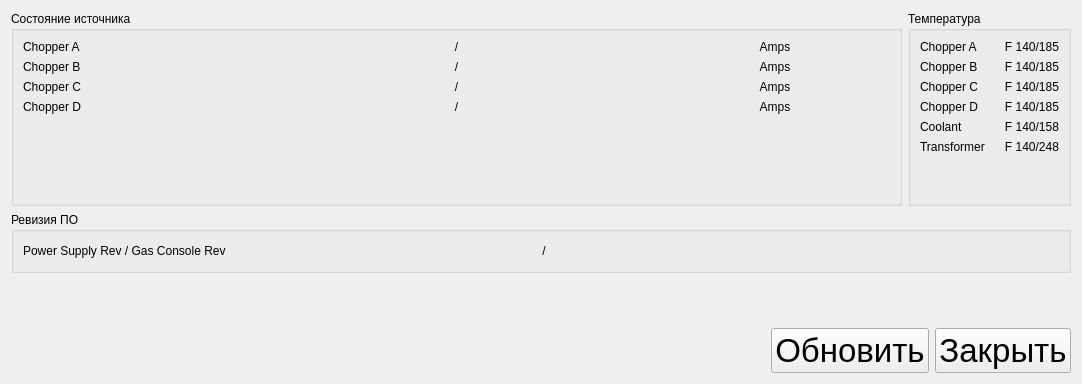
     <widget class="QWidget" name="tabAdd">
      <attribute name="title">
       <string>Дополнительные</string>
      </attribute>
      <layout class="QVBoxLayout" name="verticalLayout_4">
       <item>
        <layout class="QVBoxLayout" name="verticalLayout_2">
         <item>
          <layout class="QGridLayout" name="gridLayout_2">
           <item row="3" column="0" colspan="2">
            <spacer name="verticalSpacer">
             <property name="orientation">
              <enum>Qt::Vertical</enum>
             </property>
             <property name="sizeHint" stdset="0">
              <size>
               <width>20</width>
               <height>49</height>
              </size>
             </property>
            </spacer>
           </item>
           <item row="0" column="1">
            <widget class="QGroupBox" name="groupBox_8">
             <property name="title">
              <string>Температура</string>
             </property>
             <layout class="QHBoxLayout" name="horizontalLayout_7">
              <item>
               <layout class="QGridLayout" name="gridLayout_4">
                <item row="0" column="0">
                 <widget class="QLabel" name="label_43">
                  <property name="text">
                   <string>Chopper A</string>
                  </property>
                  <property name="alignment">
                   <set>Qt::AlignLeading|Qt::AlignLeft|Qt::AlignVCenter</set>
                  </property>
                 </widget>
                </item>
                <item row="0" column="1">
                 <widget class="QLabel" name="lChopperATemp">
                  <property name="font">
                   <font>
                    <italic>true</italic>
                   </font>
                  </property>
                  <property name="text">
                   <string/>
                  </property>
                  <property name="alignment">
                   <set>Qt::AlignCenter</set>
                  </property>
                 </widget>
                </item>
                <item row="0" column="2">
                 <widget class="QLabel" name="label_47">
                  <property name="text">
                   <string>F 140/185</string>
                  </property>
                  <property name="alignment">
                   <set>Qt::AlignRight|Qt::AlignTrailing|Qt::AlignVCenter</set>
                  </property>
                 </widget>
                </item>
                <item row="1" column="0">
                 <widget class="QLabel" name="label_48">
                  <property name="text">
                   <string>Chopper B</string>
                  </property>
                  <property name="alignment">
                   <set>Qt::AlignLeading|Qt::AlignLeft|Qt::AlignVCenter</set>
                  </property>
                 </widget>
                </item>
                <item row="2" column="0">
                 <widget class="QLabel" name="label_50">
                  <property name="text">
                   <string>Chopper C</string>
                  </property>
                  <property name="alignment">
                   <set>Qt::AlignLeading|Qt::AlignLeft|Qt::AlignVCenter</set>
                  </property>
                 </widget>
                </item>
                <item row="3" column="0">
                 <widget class="QLabel" name="label_52">
                  <property name="text">
                   <string>Chopper D</string>
                  </property>
                  <property name="alignment">
                   <set>Qt::AlignLeading|Qt::AlignLeft|Qt::AlignVCenter</set>
                  </property>
                 </widget>
                </item>
                <item row="1" column="1">
                 <widget class="QLabel" name="lChopperBTemp">
                  <property name="font">
                   <font>
                    <italic>true</italic>
                   </font>
                  </property>
                  <property name="text">
                   <string/>
                  </property>
                  <property name="alignment">
                   <set>Qt::AlignCenter</set>
                  </property>
                 </widget>
                </item>
                <item row="1" column="2">
                 <widget class="QLabel" name="label_56">
                  <property name="text">
                   <string>F 140/185</string>
                  </property>
                  <property name="alignment">
                   <set>Qt::AlignRight|Qt::AlignTrailing|Qt::AlignVCenter</set>
                  </property>
                 </widget>
                </item>
                <item row="2" column="1">
                 <widget class="QLabel" name="lChopperCTemp">
                  <property name="font">
                   <font>
                    <italic>true</italic>
                   </font>
                  </property>
                  <property name="text">
                   <string/>
                  </property>
                  <property name="alignment">
                   <set>Qt::AlignCenter</set>
                  </property>
                 </widget>
                </item>
                <item row="2" column="2">
                 <widget class="QLabel" name="label_60">
                  <property name="text">
                   <string>F 140/185</string>
                  </property>
                  <property name="alignment">
                   <set>Qt::AlignRight|Qt::AlignTrailing|Qt::AlignVCenter</set>
                  </property>
                 </widget>
                </item>
                <item row="3" column="1">
                 <widget class="QLabel" name="lChopperDTemp">
                  <property name="font">
                   <font>
                    <italic>true</italic>
                   </font>
                  </property>
                  <property name="text">
                   <string/>
                  </property>
                  <property name="alignment">
                   <set>Qt::AlignCenter</set>
                  </property>
                 </widget>
                </item>
                <item row="3" column="2">
                 <widget class="QLabel" name="label_62">
                  <property name="text">
                   <string>F 140/185</string>
                  </property>
                  <property name="alignment">
                   <set>Qt::AlignRight|Qt::AlignTrailing|Qt::AlignVCenter</set>
                  </property>
                 </widget>
                </item>
                <item row="4" column="0">
                 <widget class="QLabel" name="label_63">
                  <property name="text">
                   <string>Coolant</string>
                  </property>
                  <property name="alignment">
                   <set>Qt::AlignLeading|Qt::AlignLeft|Qt::AlignVCenter</set>
                  </property>
                 </widget>
                </item>
                <item row="5" column="0">
                 <widget class="QLabel" name="label_64">
                  <property name="text">
                   <string>Transformer</string>
                  </property>
                  <property name="alignment">
                   <set>Qt::AlignLeading|Qt::AlignLeft|Qt::AlignVCenter</set>
                  </property>
                 </widget>
                </item>
                <item row="4" column="1">
                 <widget class="QLabel" name="lCoolantTemp">
                  <property name="font">
                   <font>
                    <italic>true</italic>
                   </font>
                  </property>
                  <property name="text">
                   <string/>
                  </property>
                  <property name="alignment">
                   <set>Qt::AlignCenter</set>
                  </property>
                 </widget>
                </item>
                <item row="4" column="2">
                 <widget class="QLabel" name="label_66">
                  <property name="text">
                   <string>F 140/158</string>
                  </property>
                  <property name="alignment">
                   <set>Qt::AlignRight|Qt::AlignTrailing|Qt::AlignVCenter</set>
                  </property>
                 </widget>
                </item>
                <item row="5" column="1">
                 <widget class="QLabel" name="lTransformerTemp">
                  <property name="font">
                   <font>
                    <italic>true</italic>
                   </font>
                  </property>
                  <property name="text">
                   <string/>
                  </property>
                  <property name="alignment">
                   <set>Qt::AlignCenter</set>
                  </property>
                 </widget>
                </item>
                <item row="5" column="2">
                 <widget class="QLabel" name="label_68">
                  <property name="text">
                   <string>F 140/248</string>
                  </property>
                  <property name="alignment">
                   <set>Qt::AlignRight|Qt::AlignTrailing|Qt::AlignVCenter</set>
                  </property>
                 </widget>
                </item>
                <item row="6" column="0" colspan="3">
                 <spacer name="verticalSpacer_3">
                  <property name="orientation">
                   <enum>Qt::Vertical</enum>
                  </property>
                  <property name="sizeHint" stdset="0">
                   <size>
                    <width>20</width>
                    <height>40</height>
                   </size>
                  </property>
                 </spacer>
                </item>
               </layout>
              </item>
             </layout>
            </widget>
           </item>
           <item row="2" column="0" colspan="2">
            <widget class="QGroupBox" name="groupBox_7">
             <property name="title">
              <string>Ревизия ПО</string>
             </property>
             <layout class="QHBoxLayout" name="horizontalLayout_6">
              <item>
               <layout class="QGridLayout" name="gridLayout_6" columnstretch="10,3,1,3,10" columnminimumwidth="0,0,0,0,0">
                <item row="0" column="0">
                 <widget class="QLabel" name="labelGC">
                  <property name="text">
                   <string>Power Supply Rev / Gas Console Rev</string>
                  </property>
                 </widget>
                </item>
                <item row="0" column="1">
                 <widget class="QLabel" name="lPS_Rev">
                  <property name="font">
                   <font>
                    <italic>true</italic>
                   </font>
                  </property>
                  <property name="text">
                   <string/>
                  </property>
                  <property name="alignment">
                   <set>Qt::AlignRight|Qt::AlignTrailing|Qt::AlignVCenter</set>
                  </property>
                 </widget>
                </item>
                <item row="0" column="3">
                 <widget class="QLabel" name="lGC_Rev">
                  <property name="font">
                   <font>
                    <italic>true</italic>
                   </font>
                  </property>
                  <property name="text">
                   <string/>
                  </property>
                 </widget>
                </item>
                <item row="0" column="4">
                 <spacer name="horizontalSpacer_2">
                  <property name="orientation">
                   <enum>Qt::Horizontal</enum>
                  </property>
                  <property name="sizeHint" stdset="0">
                   <size>
                    <width>40</width>
                    <height>20</height>
                   </size>
                  </property>
                 </spacer>
                </item>
                <item row="0" column="2">
                 <widget class="QLabel" name="label_5">
                  <property name="text">
                   <string>/</string>
                  </property>
                  <property name="alignment">
                   <set>Qt::AlignCenter</set>
                  </property>
                 </widget>
                </item>
               </layout>
              </item>
             </layout>
            </widget>
           </item>
           <item row="0" column="0">
            <widget class="QGroupBox" name="groupBox_6">
             <property name="title">
              <string>Состояние источника</string>
             </property>
             <layout class="QHBoxLayout" name="horizontalLayout_5">
              <item>
               <layout class="QGridLayout" name="gridLayout_3" columnstretch="3,2,1,2,3">
                <item row="0" column="0">
                 <widget class="QLabel" name="label_2">
                  <property name="text">
                   <string>Chopper A</string>
                  </property>
                  <property name="alignment">
                   <set>Qt::AlignLeading|Qt::AlignLeft|Qt::AlignVCenter</set>
                  </property>
                 </widget>
                </item>
                <item row="0" column="4">
                 <widget class="QLabel" name="label_8">
                  <property name="text">
                   <string>Amps</string>
                  </property>
                  <property name="alignment">
                   <set>Qt::AlignCenter</set>
                  </property>
                 </widget>
                </item>
                <item row="1" column="0">
                 <widget class="QLabel" name="label_10">
                  <property name="text">
                   <string>Chopper B</string>
                  </property>
                  <property name="alignment">
                   <set>Qt::AlignLeading|Qt::AlignLeft|Qt::AlignVCenter</set>
                  </property>
                 </widget>
                </item>
                <item row="2" column="0">
                 <widget class="QLabel" name="label_13">
                  <property name="text">
                   <string>Chopper C</string>
                  </property>
                  <property name="alignment">
                   <set>Qt::AlignLeading|Qt::AlignLeft|Qt::AlignVCenter</set>
                  </property>
                 </widget>
                </item>
                <item row="3" column="0">
                 <widget class="QLabel" name="label_31">
                  <property name="text">
                   <string>Chopper D</string>
                  </property>
                  <property name="alignment">
                   <set>Qt::AlignLeading|Qt::AlignLeft|Qt::AlignVCenter</set>
                  </property>
                 </widget>
                </item>
                <item row="1" column="4">
                 <widget class="QLabel" name="label_38">
                  <property name="text">
                   <string>Amps</string>
                  </property>
                  <property name="alignment">
                   <set>Qt::AlignCenter</set>
                  </property>
                 </widget>
                </item>
                <item row="2" column="4">
                 <widget class="QLabel" name="label_39">
                  <property name="text">
                   <string>Amps</string>
                  </property>
                  <property name="alignment">
                   <set>Qt::AlignCenter</set>
                  </property>
                 </widget>
                </item>
                <item row="3" column="4">
                 <widget class="QLabel" name="label_41">
                  <property name="text">
                   <string>Amps</string>
                  </property>
                  <property name="alignment">
                   <set>Qt::AlignCenter</set>
                  </property>
                 </widget>
                </item>
                <item row="4" column="0" colspan="5">
                 <spacer name="verticalSpacer_2">
                  <property name="orientation">
                   <enum>Qt::Vertical</enum>
                  </property>
                  <property name="sizeHint" stdset="0">
                   <size>
                    <width>20</width>
                    <height>40</height>
                   </size>
                  </property>
                 </spacer>
                </item>
                <item row="0" column="1">
                 <widget class="QLabel" name="lChA_SP">
                  <property name="font">
                   <font>
                    <italic>true</italic>
                   </font>
                  </property>
                  <property name="text">
                   <string/>
                  </property>
                  <property name="alignment">
                   <set>Qt::AlignRight|Qt::AlignTrailing|Qt::AlignVCenter</set>
                  </property>
                 </widget>
                </item>
                <item row="1" column="1">
                 <widget class="QLabel" name="lChB_SP">
                  <property name="font">
                   <font>
                    <italic>true</italic>
                   </font>
                  </property>
                  <property name="text">
                   <string/>
                  </property>
                  <property name="alignment">
                   <set>Qt::AlignRight|Qt::AlignTrailing|Qt::AlignVCenter</set>
                  </property>
                 </widget>
                </item>
                <item row="1" column="3">
                 <widget class="QLabel" name="lChB_Cur">
                  <property name="font">
                   <font>
                    <italic>true</italic>
                   </font>
                  </property>
                  <property name="text">
                   <string/>
                  </property>
                  <property name="alignment">
                   <set>Qt::AlignLeading|Qt::AlignLeft|Qt::AlignVCenter</set>
                  </property>
                 </widget>
                </item>
                <item row="2" column="1">
                 <widget class="QLabel" name="lChC_SP">
                  <property name="font">
                   <font>
                    <italic>true</italic>
                   </font>
                  </property>
                  <property name="text">
                   <string/>
                  </property>
                  <property name="alignment">
                   <set>Qt::AlignRight|Qt::AlignTrailing|Qt::AlignVCenter</set>
                  </property>
                 </widget>
                </item>
                <item row="2" column="3">
                 <widget class="QLabel" name="lChC_Cur">
                  <property name="font">
                   <font>
                    <italic>true</italic>
                   </font>
                  </property>
                  <property name="text">
                   <string/>
                  </property>
                  <property name="alignment">
                   <set>Qt::AlignLeading|Qt::AlignLeft|Qt::AlignVCenter</set>
                  </property>
                 </widget>
                </item>
                <item row="3" column="1">
                 <widget class="QLabel" name="lChD_SP">
                  <property name="font">
                   <font>
                    <italic>true</italic>
                   </font>
                  </property>
                  <property name="text">
                   <string/>
                  </property>
                  <property name="alignment">
                   <set>Qt::AlignRight|Qt::AlignTrailing|Qt::AlignVCenter</set>
                  </property>
                 </widget>
                </item>
                <item row="3" column="3">
                 <widget class="QLabel" name="lChD_Cur">
                  <property name="font">
                   <font>
                    <italic>true</italic>
                   </font>
                  </property>
                  <property name="text">
                   <string/>
                  </property>
                  <property name="alignment">
                   <set>Qt::AlignLeading|Qt::AlignLeft|Qt::AlignVCenter</set>
                  </property>
                 </widget>
                </item>
                <item row="0" column="3">
                 <widget class="QLabel" name="lChA_Cur">
                  <property name="font">
                   <font>
                    <italic>true</italic>
                   </font>
                  </property>
                  <property name="text">
                   <string/>
                  </property>
                  <property name="alignment">
                   <set>Qt::AlignLeading|Qt::AlignLeft|Qt::AlignVCenter</set>
                  </property>
                 </widget>
                </item>
                <item row="1" column="2">
                 <widget class="QLabel" name="label_67">
                  <property name="text">
                   <string>/</string>
                  </property>
                  <property name="alignment">
                   <set>Qt::AlignCenter</set>
                  </property>
                 </widget>
                </item>
                <item row="2" column="2">
                 <widget class="QLabel" name="label_69">
                  <property name="text">
                   <string>/</string>
                  </property>
                  <property name="alignment">
                   <set>Qt::AlignCenter</set>
                  </property>
                 </widget>
                </item>
                <item row="3" column="2">
                 <widget class="QLabel" name="label_70">
                  <property name="text">
                   <string>/</string>
                  </property>
                  <property name="alignment">
                   <set>Qt::AlignCenter</set>
                  </property>
                 </widget>
                </item>
                <item row="0" column="2">
                 <widget class="QLabel" name="label_71">
                  <property name="text">
                   <string>/</string>
                  </property>
                  <property name="alignment">
                   <set>Qt::AlignCenter</set>
                  </property>
                 </widget>
                </item>
               </layout>
              </item>
             </layout>
            </widget>
           </item>
          </layout>
         </item>
         <item>
          <layout class="QHBoxLayout" name="horizontalLayout_9">
           <item>
            <spacer name="horizontalSpacer">
             <property name="orientation">
              <enum>Qt::Horizontal</enum>
             </property>
             <property name="sizeHint" stdset="0">
              <size>
               <width>760</width>
               <height>20</height>
              </size>
             </property>
            </spacer>
           </item>
           <item>
            <widget class="QPushButton" name="btUpdateAdd">
             <property name="font">
              <font>
               <pointsize>25</pointsize>
              </font>
             </property>
             <property name="text">
              <string>Обновить</string>
             </property>
            </widget>
           </item>
           <item>
            <widget class="QPushButton" name="btCloseAdd">
             <property name="font">
              <font>
               <pointsize>25</pointsize>
              </font>
             </property>
             <property name="text">
              <string>Закрыть</string>
             </property>
            </widget>
           </item>
          </layout>
         </item>
        </layout>
       </item>
      </layout>
     </widget>
